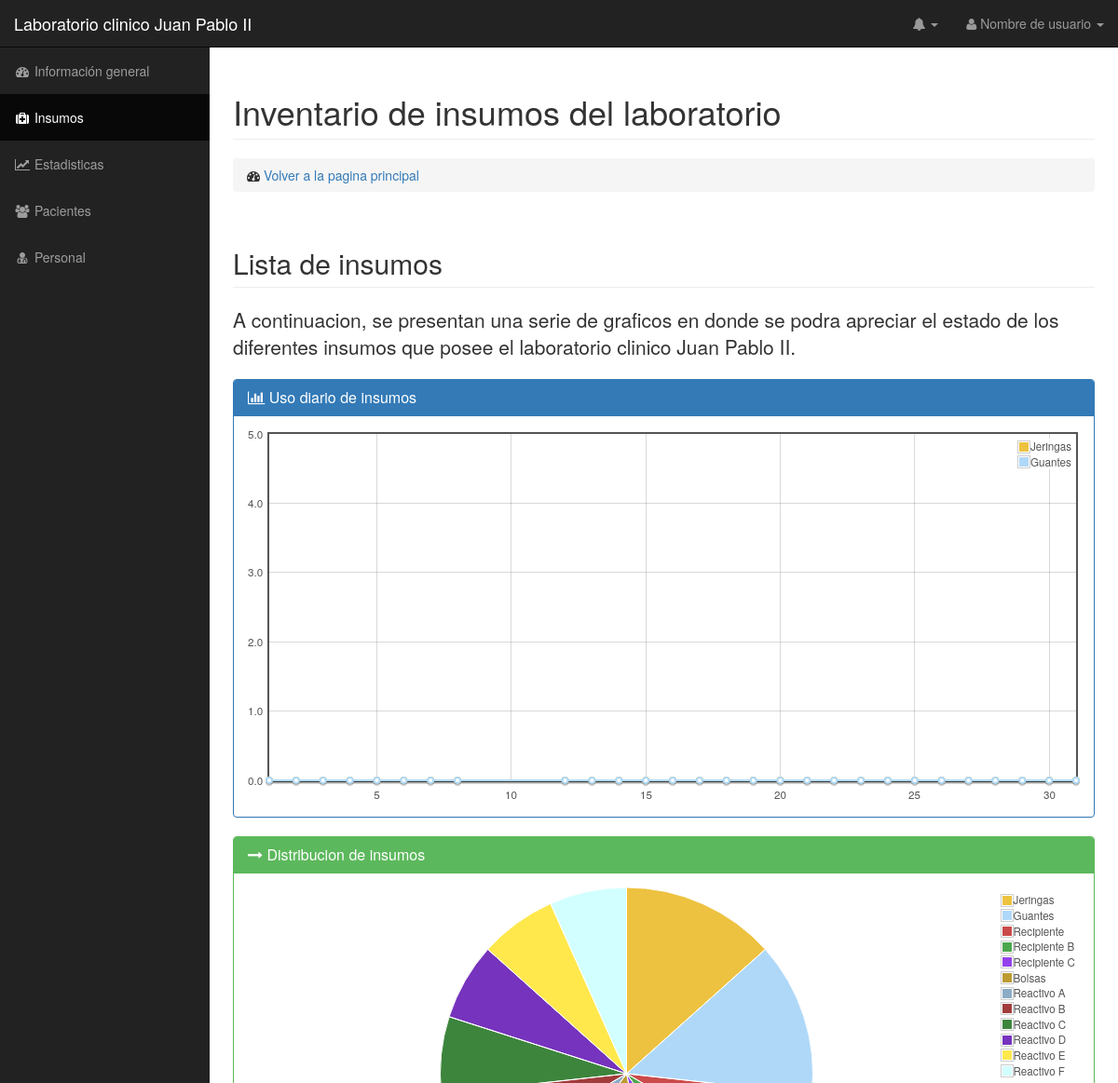
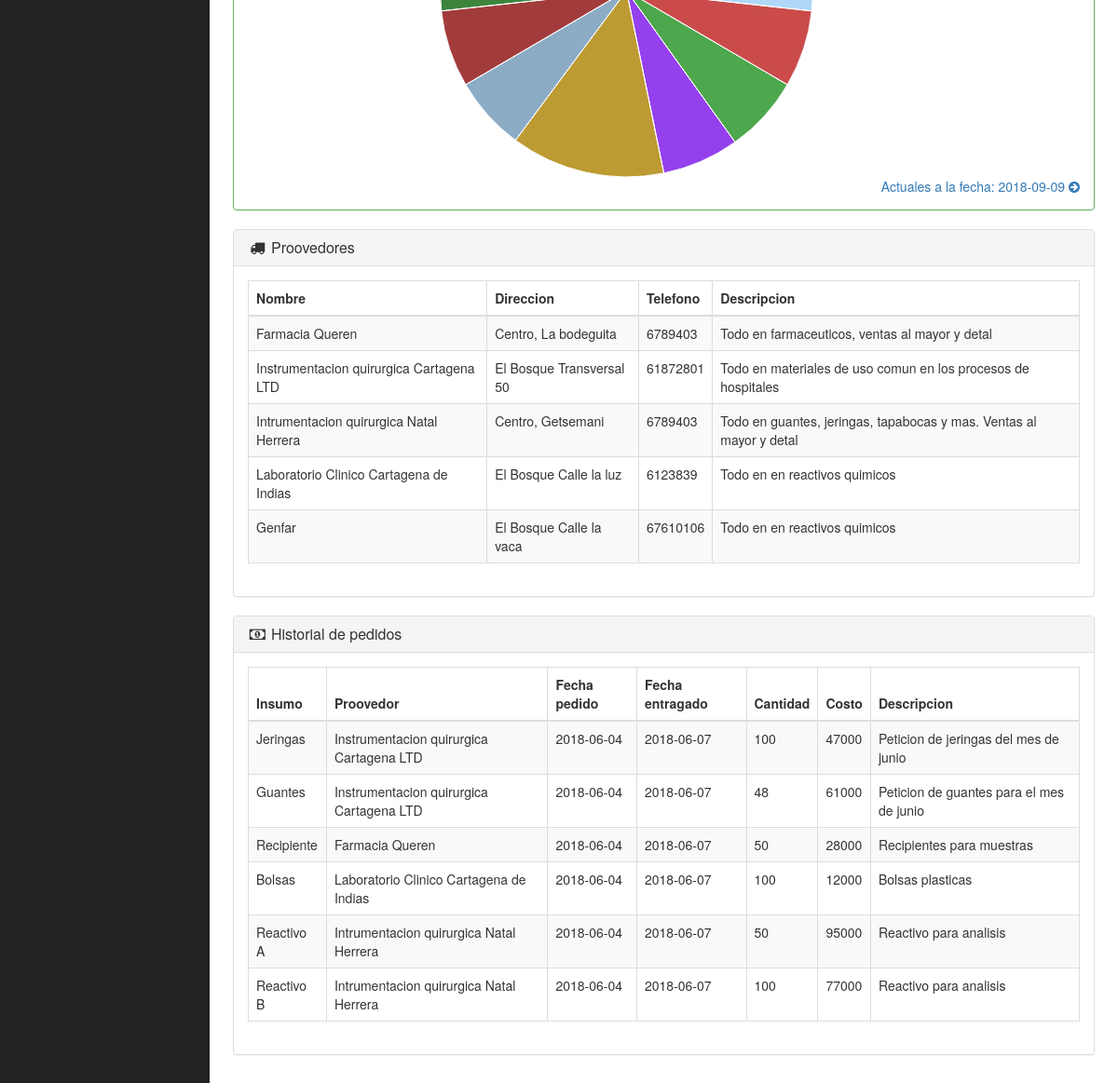
/insumos.php, run on the app's committed database (2 pictures, top to bottom).
### tables this page shows
CREATE TABLE `proovedor` (
  `id` int(11) NOT NULL,
  `nombre` varchar(40) NOT NULL,
  `descripcion` varchar(140) NOT NULL,
  `telefono` varchar(140) NOT NULL,
  `direccion` varchar(140) NOT NULL,
  `estado` int(11) NOT NULL,
  `fecha_creacion` date NOT NULL
);

CREATE TABLE `pedido` (
  `id` int(11) NOT NULL,
  `id_insumo` int(11) NOT NULL,
  `id_proovedor` int(11) NOT NULL,
  `descripcion` varchar(140) NOT NULL,
  `estado` int(11) NOT NULL,
  `fecha_creacion` date NOT NULL,
  `fecha_entregado` date NOT NULL,
  `costo` double NOT NULL,
  `cantidad` int(11) NOT NULL
);

CREATE TABLE `insumo` (
  `id` int(11) NOT NULL,
  `nombre` varchar(40) NOT NULL,
  `descripcion` varchar(140) NOT NULL,
  `estado` int(11) NOT NULL,
  `fecha_creacion` date NOT NULL,
  `cantidad` int(11) NOT NULL
);

### BD/Consultas.php (called while the page is built, shortened)
<?php
class Consultas {
    var $conexion;
    function __construct() {
        $this->conexion = new mysqli("localhost", "root", "", "laboratoriojuanpablo2");
    }
    public function darNombreInsumo($id){
    	$c_sql = "SELECT * FROM `insumo` WHERE id = $id";
        $resultado = mysqli_query( $this->conexion, $c_sql ) or die ( "Algo ha ido mal en la consulta a la base de datos");
        $r = mysqli_fetch_assoc($resultado);
        return $r["nombre"];
    }
    public function proovedores(){
    	$c_sql = "SELECT * FROM `proovedor` ORDER BY `fecha_creacion` DESC";
        $resultado = mysqli_query( $this->conexion, $c_sql ) or die ( "Algo ha ido mal en la consulta a la base de datos");
        return $resultado;
    }
    public function pedidos(){
    	$c_sql = "SELECT * FROM `pedido` ORDER BY `fecha_creacion` DESC";
        $resultado = mysqli_query( $this->conexion, $c_sql ) or die ( "Algo ha ido mal en la consulta a la base de datos");
        return $resultado;
    }
    public function darProovedor($id){
    	$c_sql = "SELECT * FROM `proovedor` WHERE id = $id";
        $resultado = mysqli_query( $this->conexion, $c_sql ) or die ( "Algo ha ido mal en la consulta a la base de datos");
        $r = mysqli_fetch_assoc($resultado);
        return $r;
    }
 }

### insumos.php (the view, shortened to what this page needs)
<?php
require 'BD/Consultas.php';
$consultas = new Consultas();
?>
<!DOCTYPE html>
<html lang="es">
<head>
    <link href="css/bootstrap.min.css" rel="stylesheet">
    <link href="css/sb-admin.css" rel="stylesheet">
    <link href="css/plugins/morris.css" rel="stylesheet">
    <link href="font-awesome/css/font-awesome.min.css" rel="stylesheet" type="text/css">
</head>
<body>
    <div id="wrapper">
        <nav class="navbar navbar-inverse navbar-fixed-top" role="navigation">
            <div class="navbar-header">
                <a class="navbar-brand" href="index.html">Laboratorio clinico Juan Pablo II</a>
            </div>
            <ul class="nav navbar-right top-nav">
                <li class="dropdown">
                    <a href="#" class="dropdown-toggle" data-toggle="dropdown"><i class="fa fa-bell"></i> <b class="caret"></b></a>
                </li>
                <li class="dropdown">
                    <a href="#" class="dropdown-toggle" data-toggle="dropdown"><i class="fa fa-user"></i> Nombre de usuario <b class="caret"></b></a>
                </li>
            </ul>
            <div class="collapse navbar-collapse navbar-ex1-collapse">
                <ul class="nav navbar-nav side-nav">
                    <li>
                        <a href="index.php"><i class="fa fa-fw fa-dashboard"></i> Información general</a>
                    </li>
                    <li class="active">
                        <a href="insumos.php"><i class="fa fa-fw fa-medkit"></i> Insumos</a>
                    </li>
                    <li>
                        <a href="estadisticas.php"><i class="fa fa-fw fa-line-chart"></i> Estadisticas</a>
                    </li>
                    <li>
                        <a href="pacientes.php"><i class="fa fa-fw fa-users"></i> Pacientes</a>
                    </li>
                    <li>
                        <a href="personal.php"><i class="fa fa-fw fa-user-md"></i> Personal</a>
                    </li>
                </ul>
            </div>
        </nav>
        <div id="page-wrapper">
            <div class="container-fluid">
                <div class="row">
                    <div class="col-lg-12">
                        <h1 class="page-header">
                            Inventario de insumos del laboratorio
                        </h1>
                        <ol class="breadcrumb">
                            <li>
                                <i class="fa fa-dashboard"></i>  <a href="index.php"> Volver a la pagina principal</a>
                            </li>
                        </ol>
                    </div>
                </div>
                <div class="row">
                    <div class="col-lg-12">
                        <h2 class="page-header">Lista de insumos</h2>
                        <p class="lead">A continuacion, se presentan una serie de graficos en donde se podra apreciar el estado de los diferentes insumos que posee el laboratorio clinico Juan Pablo II.</p>
                    </div>
                </div>
                <div class="row">
                    <div class="col-lg-12">
                        <div class="panel panel-primary">
                            <div class="panel-heading">
                                <h3 class="panel-title"><i class="fa fa-bar-chart-o"></i> Uso diario de insumos</h3>
                            </div>
                            <div class="panel-body">
                                <div class="flot-chart">
                                    <div class="flot-chart-content" id="flot-line-chart"></div>
                                </div>
                            </div>
                        </div>
                    </div>
                </div>
                <div class="row">
                    <div class="col-lg-12">
                        <div class="panel panel-green">
                            <div class="panel-heading">
                                <h3 class="panel-title"><i class="fa fa-long-arrow-right"></i> Distribucion de insumos</h3>
                            </div>
                            <div class="panel-body">
                                <div class="flot-chart">
                                    <div class="flot-chart-content" id="flot-pie-chart"></div>
                                </div>
                                <div class="text-right">
                                    <a href="#">Actuales a la fecha: <?php echo date("Y-m-d") ?> <i class="fa fa-arrow-circle-right"></i></a>
                                </div>
                            </div>
                        </div>
                    </div>
                </div>
                <div class="row">
                <div class="col-lg-12">
                        <div class="panel panel-default">
                            <div class="panel-heading">
                                <h3 class="panel-title"><i class="fa fa-truck fa-fw"></i> Proovedores</h3>
                            </div>
                            <div class="panel-body">
                                <div class="table-responsive">
                                    <table class="table table-bordered table-hover table-striped">
                                        <thead>
                                            <tr>
                                                <th>Nombre</th>
                                                <th>Direccion</th>
                                                <th>Telefono</th>
                                                <th>Descripcion</th>
                                            </tr>
                                        </thead>
                                        <tbody>
<?php
$proovedores = $consultas->proovedores();
while ($res = mysqli_fetch_array($proovedores)){
    echo "<tr>";
    echo "<td>{$res['nombre']}</td>";
    echo "<td>{$res['direccion']}</td>";
    echo "<td>{$res['telefono']}</td>";
    echo "<td>{$res['descripcion']}</td>";
    echo "</tr>";
}
?>
                                        </tbody>
                                    </table>
                                </div>
                            </div>
                        </div>
                    </div>
                    <div class="col-lg-12">
                        <div class="panel panel-default">
                            <div class="panel-heading">
                                <h3 class="panel-title"><i class="fa fa-money fa-fw"></i> Historial de pedidos</h3>
                            </div>
                            <div class="panel-body">
                                <div class="table-responsive">
                                    <table class="table table-bordered table-hover table-striped">
                                        <thead>
                                            <tr>
                                                <th>Insumo</th>
                                                <th>Proovedor</th>
                                                <th>Fecha pedido</th>
                                                <th>Fecha entragado</th>
                                                <th>Cantidad</th>
                                                <th>Costo</th>
                                                <th>Descripcion</th>
                                            </tr>
                                        </thead>
                                        <tbody>
<?php
$pedidos = $consultas->pedidos();
while ($res = mysqli_fetch_array($pedidos)){
    $insum = $consultas->darNombreInsumo($res['id_insumo']);
    $proov = $consultas->darProovedor($res['id_proovedor']);
    echo "<tr>";
    echo "<td>{$insum}</td>";
    echo "<td>{$proov['nombre']}</td>";
    echo "<td>{$res['fecha_creacion']}</td>";
    echo "<td>{$res['fecha_entregado']}</td>";
    echo "<td>{$res['cantidad']}</td>";
    echo "<td>{$res['costo']}</td>";
    echo "<td>{$res['descripcion']}</td>";
    echo "</tr>";
}
?>
                                        </tbody>
                                    </table>
                                </div>
                            </div>
                        </div>
                    </div>
                </div>
            </div>
        </div>
    </div>
</body>
</html>

### css/sb-admin.css (style rules this page uses)
body { margin-top: 100px; background-color: #222; }
@media (min-width:768px) { body { margin-top: 50px; } }
#wrapper { padding-left: 0; }
#page-wrapper { width: 100%; padding: 0; background-color: #fff; }
@media (min-width:768px) { #wrapper { padding-left: 225px; } }
@media (min-width:768px) { #page-wrapper { padding: 10px; } }
.top-nav { padding: 0 15px; }
.top-nav>li { display: inline-block; float: left; }
.top-nav>li>a { padding-top: 15px; padding-bottom: 15px; line-height: 20px; color: #999; }
@media (min-width:768px) { .side-nav { position: fixed; top: 51px; left: 225px; width: 225px; margin-left: -225px; border: none; border-radius: 0; overflow-y: auto; background-color: #222; bottom: 0; overflow-x: hidden; padding-bottom: 40px; } }
@media (min-width:768px) { .side-nav>li>a { width: 225px; } }
.flot-chart { display: block; height: 400px; }
.flot-chart-content { width: 100%; height: 100%; }
.panel-green { border-color: #5cb85c; }
.panel-green > .panel-heading { border-color: #5cb85c; color: #fff; background-color: #5cb85c; }

### data on the page
proovedor: nombre "Farmacia Queren", direccion "Centro, La bodeguita", telefono "6789403", descripcion "Todo en farmaceuticos, ventas al mayor y detal"
proovedor: nombre "Instrumentacion quirurgica Cartagena LTD", direccion "El Bosque Transversal 50", telefono "61872801", descripcion "Todo en materiales de uso comun en los procesos de hospitales"
proovedor: nombre "Intrumentacion quirurgica Natal Herrera", direccion "Centro, Getsemani", telefono "6789403", descripcion "Todo en guantes, jeringas, tapabocas y mas. Ventas al mayor y detal"
proovedor: nombre "Laboratorio Clinico Cartagena de Indias", direccion "El Bosque Calle la luz", telefono "6123839", descripcion "Todo en en reactivos quimicos"
proovedor: nombre "Genfar", direccion "El Bosque Calle la vaca", telefono "67610106", descripcion "Todo en en reactivos quimicos"
pedido: id_insumo.nombre "Jeringas", id_proovedor.nombre "Instrumentacion quirurgica Cartagena LTD", fecha_creacion "2018-06-04", fecha_entregado "2018-06-07", cantidad "100", costo "47000", descripcion "Peticion de jeringas del mes de junio"
pedido: id_insumo.nombre "Guantes", id_proovedor.nombre "Instrumentacion quirurgica Cartagena LTD", fecha_creacion "2018-06-04", fecha_entregado "2018-06-07", cantidad "48", costo "61000", descripcion "Peticion de guantes para el mes de junio"
pedido: id_insumo.nombre "Recipiente", id_proovedor.nombre "Farmacia Queren", fecha_creacion "2018-06-04", fecha_entregado "2018-06-07", cantidad "50", costo "28000", descripcion "Recipientes para muestras"
pedido: id_insumo.nombre "Bolsas", id_proovedor.nombre "Laboratorio Clinico Cartagena de Indias", fecha_creacion "2018-06-04", fecha_entregado "2018-06-07", cantidad "100", costo "12000", descripcion "Bolsas plasticas"
pedido: id_insumo.nombre "Reactivo A", id_proovedor.nombre "Intrumentacion quirurgica Natal Herrera", fecha_creacion "2018-06-04", fecha_entregado "2018-06-07", cantidad "50", costo "95000", descripcion "Reactivo para analisis"
pedido: id_insumo.nombre "Reactivo B", id_proovedor.nombre "Intrumentacion quirurgica Natal Herrera", fecha_creacion "2018-06-04", fecha_entregado "2018-06-07", cantidad "100", costo "77000", descripcion "Reactivo para analisis"

### other printed values
chart data {{ $f_line_1 }} 8, 7, 6, 5, 4, 3, 2, 1, 31, 30, 29, 28, 27, 26, 25, 24, 23, 22, 21, 20, 19, 18, 17, 16, 15, 14, 13, 12
chart data {{ $consumo_in_1 }} 0, 0, 0, 0, 0, 0, 0, 0, 0, 0, 0, 0, 0, 0, 0, 0, 0, 0, 0, 0, 0, 0, 0, 0, 0, 0, 0, 0
chart data {{ $consumo_in_2 }} 0, 0, 0, 0, 0, 0, 0, 0, 0, 0, 0, 0, 0, 0, 0, 0, 0, 0, 0, 0, 0, 0, 0, 0, 0, 0, 0, 0
